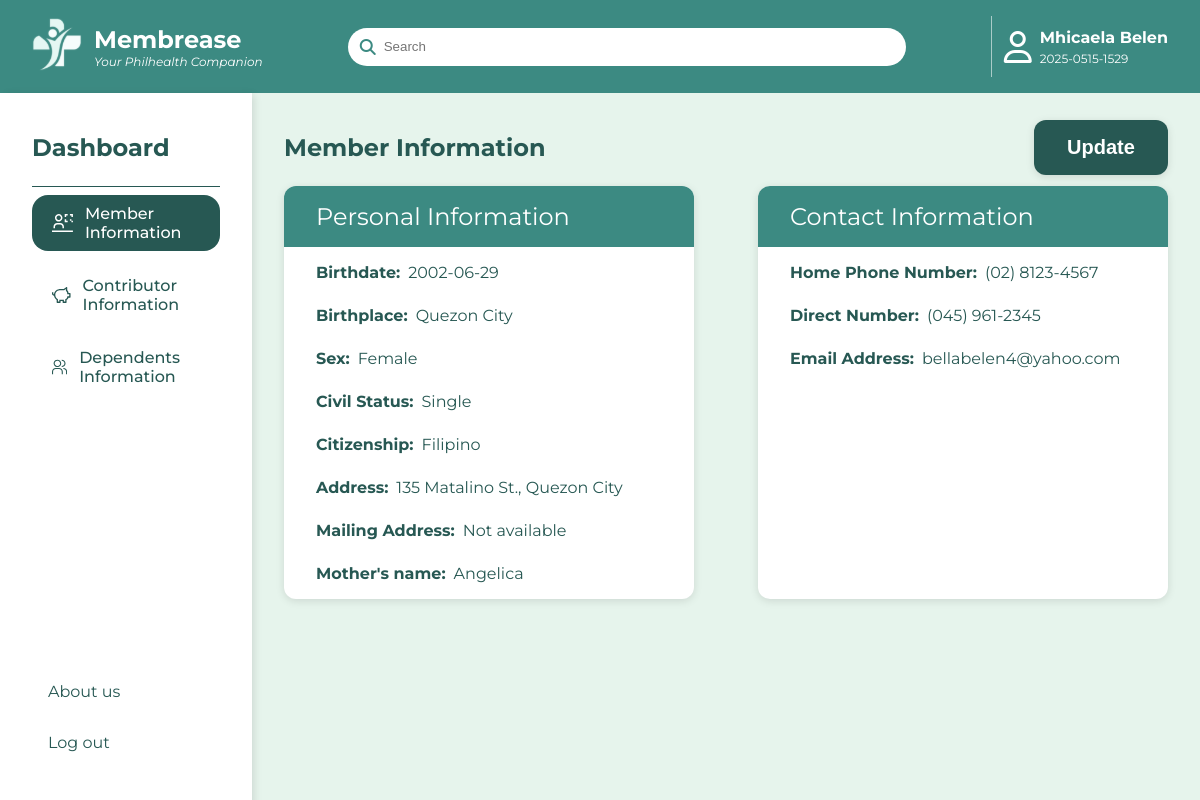
The page /dashboard.php (signed in) on the database its author committed.
### tables this page shows
CREATE TABLE `memberdetails` (
  `PIN` varchar(20) NOT NULL,
  `pkp` varchar(60) DEFAULT NULL,
  `memberName` varchar(100) NOT NULL,
  `memberMiddleName` char(3) DEFAULT NULL,
  `memberMononym` char(3) DEFAULT NULL,
  `motherMaidenName` varchar(100) NOT NULL,
  `motherMaidenMiddleName` char(3) NOT NULL,
  `mmaidenMononym` char(3) NOT NULL,
  `spouseID` varchar(10) DEFAULT NULL,
  `birthdate` date NOT NULL,
  `birthplace` varchar(100) NOT NULL,
  `sex` char(1) NOT NULL,
  `civilStatus` char(2) NOT NULL,
  `citizenship` varchar(50) NOT NULL,
  `philsysID` varchar(20) DEFAULT NULL,
  `tinID` varchar(15) DEFAULT NULL,
  `permaHomeAddress` varchar(250) NOT NULL,
  `mailingAddress` varchar(250) DEFAULT NULL,
  `homePhoneNo` varchar(15) NOT NULL,
  `mobileNo` varchar(15) NOT NULL,
  `directNo` varchar(15) DEFAULT NULL,
  `emailAdd` varchar(100) NOT NULL,
  `contributorType` varchar(50) NOT NULL,
  `profession` varchar(100) NOT NULL,
  `monthlyIncome` decimal(10,2) NOT NULL,
  `incomeProof` char(4) DEFAULT NULL,
  PRIMARY KEY (`PIN`),
  KEY `spouseID` (`spouseID`),
  CONSTRAINT `chk_civil_status` CHECK ((`civilStatus` in (_utf8mb3'S',_utf8mb3'M',_utf8mb3'W',_utf8mb3'A',_utf8mb3'LS'))),
  CONSTRAINT `chk_contributorType` CHECK ((`contributorType` in (_utf8mb3'Direct',_utf8mb3'Indirect'))),
  CONSTRAINT `chk_income_proof` CHECK ((`incomeProof` in (_utf8mb3'ITR',_utf8mb3'COE',_utf8mb3'PA',_utf8mb3'NONE'))),
  CONSTRAINT `chk_sex` CHECK ((`sex` in (_utf8mb3'M',_utf8mb3'F')))
);

### dashboard.php (the view, shortened to what this page needs)
<?php
include 'config.php';
$PIN = $_SESSION['userPIN'];
$memberQuery = "SELECT * FROM memberdetails WHERE PIN = ?";
$stmt = $conn->prepare($memberQuery);
$stmt->bind_param("s", $PIN);
$stmt->execute();
$memberResult = $stmt->get_result();
$memberData = $memberResult->fetch_assoc() ?? [];
$sex_map = [
    'M' => 'Male',
    'F' => 'Female'
];
$civil_status_map = [
    'S' => 'Single',
    'M' => 'Married',
    'W' => 'Widowed',
    'A' => 'Annulled',
    'LS' => 'Legally Separated'
];
$sex_display = $sex_map[$memberData['sex']] ?? 'Unknown';
$civil_status_display = $civil_status_map[$memberData['civilStatus']] ?? 'Unknown';
?>
<!DOCTYPE html>
<html lang="en">
<head>
    <link rel="stylesheet" href="css/dashboard.css">
    <link rel="stylesheet" href="https://cdnjs.cloudflare.com/ajax/libs/font-awesome/6.6.0/css/all.min.css" />
</head>
<body>
    <div class="parent">
        <div class="topbar">
            <a href="dashboard.php">
                <div class="logo">
                    <div class="logo-picture">
                    </div>
                    <div class="logo-title">
                        <div>Membrease</div>
                        <div>Your Philhealth Companion</div>
                    </div>
                </div>
            </a>
            <div class="search-bar">
                <i class="fa-solid fa-magnifying-glass"></i>
                <input type="text" placeholder="Search">
            </div>
            <div class="account">
                <div class="profile-picture">
                    <i class="fa-regular fa-user"></i>
                </div>
                <div class="member-name-id-wrapper">
                    <div class="member-name">
                        <div><?php echo htmlspecialchars($memberData['memberName'] ?? "Not available"); ?></div>
                    </div>
                    <div class="member-id">
                        <div><?php echo htmlspecialchars($memberData['PIN'] ?? "Not available"); ?></div>
                    </div>
                </div>
            </div>
        </div>
        <main class="main">
            <section class="sidebar">
                <div class="sidebar-title">
                    <p>Dashboard</p>
                </div>
                <div class="sidebar-tools">
                        <div class="member-information content-panel active" data-section="member-information" onclick="window.location.href='dashboard.php'">
                            Member Information
                    </div>
                        <div class="contributor-information content-panel" data-section="contributor-information" onclick="window.location.href='contributorDisplay.php'">
                            Contributor Information
                    </div>
                        <div class="dependents-information content-panel" data-section="dependents-information" onclick="window.location.href='dependentsDisplay.php'">
                            Dependents Information
                    </div>
                 </div>
                 <div class="about-out">
                    <div class="about-us" onclick="window.location.href='about-us.php'">
                        <div>About us</div>
                    </div>
                    <div class="log-out">
                        <div onclick="window.location.href='index.php'">Log out</div>
                    </div>
                </div>
            </section>
            <section class="dashboard">
                <div class="section-1">
                    <div class="dashboard-title">
                        <p>Member Information</p>
                    </div>
                    <div class="button">
                        <button class="update-button"
                        type = "button"
                        onclick = "window.location.href='updateMember.php'">
                        Update
                        </button>
                    </div>
                </div>
                <div class="section-2">
                    <div class="personal-information">
                        <div class="personal-information-title">Personal Information</div>
                        <div class="personal-information-list">
                            <div class="birthdate">
                                <div>Birthdate:</div>
                                <div><?php echo htmlspecialchars($memberData['birthdate'] ?? "Not available"); ?></div>
                            </div>
                            <div class="birthplace">
                                <div>Birthplace:</div>
                                <div><?php echo htmlspecialchars($memberData['birthplace'] ?? "Not available"); ?></div>
                            </div>
                            <div class="sex">
                                <div>Sex:</div>
                                <div><?php echo htmlspecialchars($sex_display); ?></div>
                            </div>
                            <div class="civil-status">
                                <div>Civil Status:</div>
                                <div></strong> <?php echo htmlspecialchars($civil_status_display); ?></div>
                            </div>
                            <div class="citizenship">
                                <div>Citizenship:</div>
                                <div><?php echo htmlspecialchars($memberData['citizenship'] ?? "Not available"); ?></div>
                            </div>
                            <div class="address">
                                <div>Address:</div>
                                <div><?php echo htmlspecialchars($memberData['permaHomeAddress'] ?? "Not available"); ?></div>
                            </div>
                            <div class="mailing-address">
                                <div>Mailing Address:</div>
                                <div> <?php echo htmlspecialchars($memberData['mailingAddress'] ?? "Not available"); ?></div>
                            </div>
                            <div class="mother-name">
                                <div>Mother's name:</div>
                                <div><?php echo htmlspecialchars($memberData['motherMaidenName'] ?? "Not available"); ?></div>
                            </div>
                        </div>
                    </div>
                    <div class="contact-information">
                        <div class="contact-information-title">Contact Information</div>
                        <div class="contact-information-list">
                            <div class="contact-number">
                                <div>Home Phone Number:</div>
                                <div><?php echo htmlspecialchars($memberData['homePhoneNo'] ?? "Not available"); ?></div>
                            </div>
                            <div class="direct-number">
                                <div>Direct Number:</div>
                                <div><?php echo htmlspecialchars($memberData['directNo'] ?? "Not available"); ?></div>
                            </div>
                            <div class="email-address">
                                <div>Email Address:</div>
                                <div><?php echo htmlspecialchars($memberData['emailAdd'] ?? "Not available"); ?></div>
                            </div>
                        </div>
                    </div>
                </div>
            </section>
        </main>
    </div>
</body>
</html>

### css/dashboard.css (style rules this page uses)
html, body, .parent, .main, .dashboard { height: 100vh; min-height: 100vh; margin: 0; padding: 0; }
body { padding: 0; margin: 0; font-family: Montserrat, Roboto, Poppins }
a { text-decoration: none; font-style: normal; }
.parent { height: 100svh; background-color: #ffffff; overflow: hidden; }
.topbar { display: flex; justify-content: space-between; align-content: center; padding: 1rem 2rem; background-color: #3C8A82; color: #ffffff; }
.logo { display: flex; align-items: center; color: #ffffff; }
.logo-title { margin-left: 12px; }
.logo-title > div:first-child { font-size: 24px; font-weight: bold; }
.logo-title > div:last-child { font-size: 12px; font-style: italic; }
.search-bar { display: flex; align-items: center; justify-content: center; position: relative; }
.search-bar i { position: absolute; color: #3C8A82; left: 12px; }
.search-bar input { width: 520px; height: 36px; padding-left: 36px; cursor: pointer; outline: none; border-radius: 20px; border: none; }
.account { display: flex; justify-content: center; align-items: center; border-left: solid 1px #ffffff90; padding-left: 12px; }
.profile-picture { display: flex; justify-content: center; align-items: center; }
.fa-user { font-size: 32px; }
.member-name-id-wrapper { margin-left: 8px; }
.member-name-id-wrapper > div:first-child { font-weight: bold; margin-bottom: 4px; }
.member-name-id-wrapper > div:last-child { font-size: 12px; }
.main { display: grid; grid-template-columns: 21% 1fr; height: 100%; }
.sidebar { padding: 1rem 2rem; background-color: #ffffff; color: #275853; box-shadow: 4px 0 8px -2px rgba(0, 0, 0, 0.115); z-index: 1; }
.sidebar-title { font-size: 24px; font-weight: bold; color: #275853; }
.sidebar-tools { display: flex; flex-direction: column; font-size: 16px; font-weight: 500; border-top: solid 1px #275853; position: relative; }
.sidebar-tools div { display: flex; align-items: center; height: 40px; padding: 8px; margin: 8px 0px; cursor: pointer; transition: all 0.2s ease-in-out; border-radius: 16px; }
.sidebar-tools svg { margin: 12px; }
.content-panel.active, .sidebar-tools svg:active { background-color: #275853; color: #FFFFFF; }
.about-out { display: flex; flex-direction: column; position: absolute; bottom: 3rem; left: 3rem; }
.about-us { margin-bottom: 2rem; }
.dashboard { height: 100%; background-color: #E6F4EC; display: flex; flex-direction: column; padding: 1rem 2rem; }
.section-1 { display: flex; justify-content: space-between; align-items: center; }
.dashboard-title { font-size: 24px; font-weight: bold; color: #275853; }
.update-button, .cancel-button, .save-button, .add-button, .delete-button { width: 134px; height: 55px; background-color: #275853; color: #ffffff; font-size: 20px; font-weight: bold; border: none; border-radius: 12px; transition: all 0.1s ease-in-out; box-shadow: 0 2px 8px rgba(0, 0, 0, 0.115); }
.section-2 { display: grid; grid-template-columns: 1fr 1fr; gap: 4rem; margin-bottom: 2rem; }
.personal-information, .contact-information, .spouse-information { background-color: #FFFFFF; display: flex; flex-direction: column; border-radius: 12px; overflow: hidden; color: #275853; box-shadow: 0 2px 8px rgba(0, 0, 0, 0.115); }
.personal-information-title, .contact-information-title, .spouse-information-title, .update-information-title, .add-information-title { background-color: #3C8A82; font-size: 24px; padding: 16px 32px; color: #ffffff; }
.personal-information-list, .contact-information-list, .spouse-information-list { padding: 0px 32px; }
.personal-information-list div, .contact-information-list div, .spouse-information-list div { margin: 8px 0px; display: flex; font-weight: bold; align-items: center; }
.personal-information-list div > :last-child, .contact-information-list div > :last-child, .spouse-information-list div > :last-child { margin-left: 8px; font-weight: 400; }

### rows shown on the page
memberdetails: memberName "Mhicaela Belen", PIN "2025-0515-1529", birthdate "2002-06-29", birthplace "Quezon City", sex "Female", civilStatus "Single", citizenship "Filipino", permaHomeAddress "135 Matalino St., Quezon City", mailingAddress "Not available", motherMaidenName "Angelica", homePhoneNo "(02) 8123-4567", directNo "(045) 961-2345", emailAdd "bellabelen4@yahoo.com"
